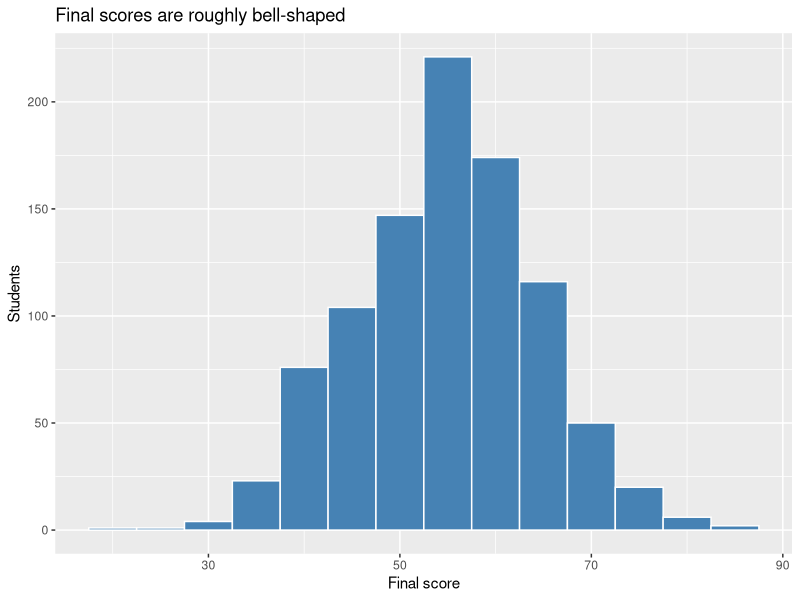
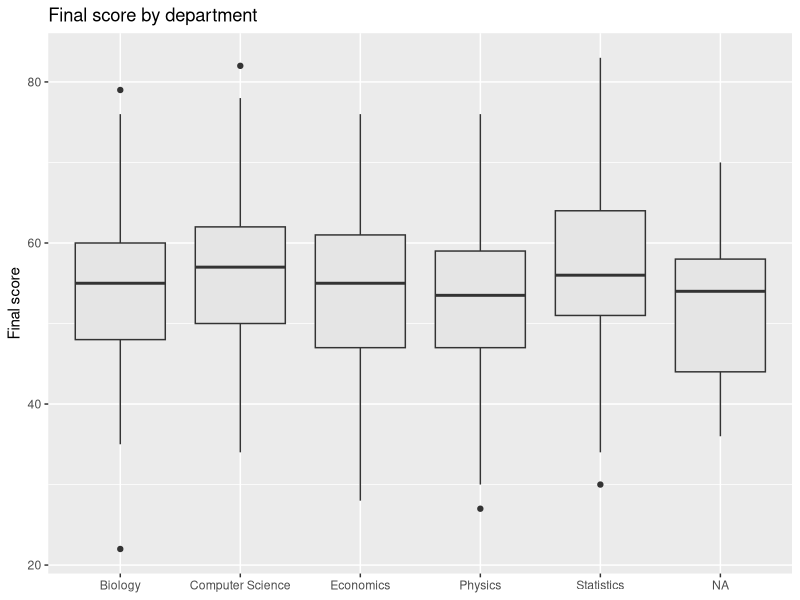
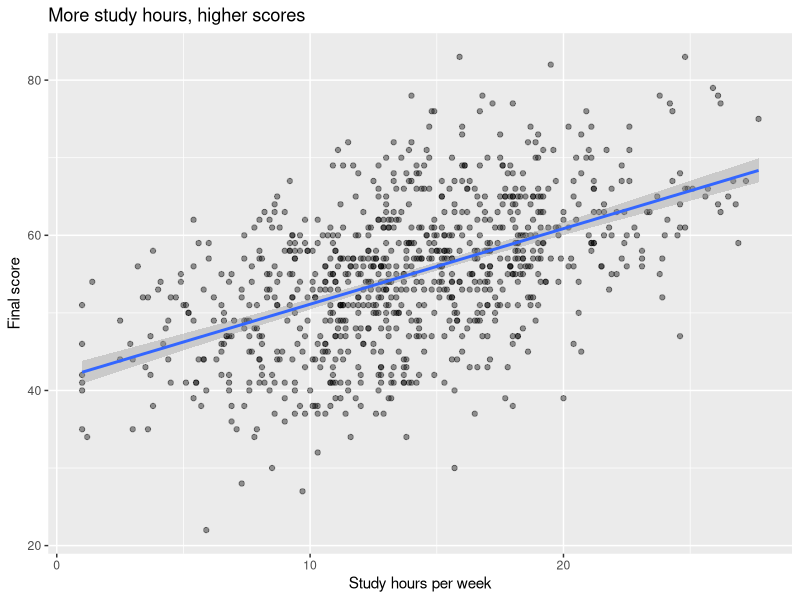
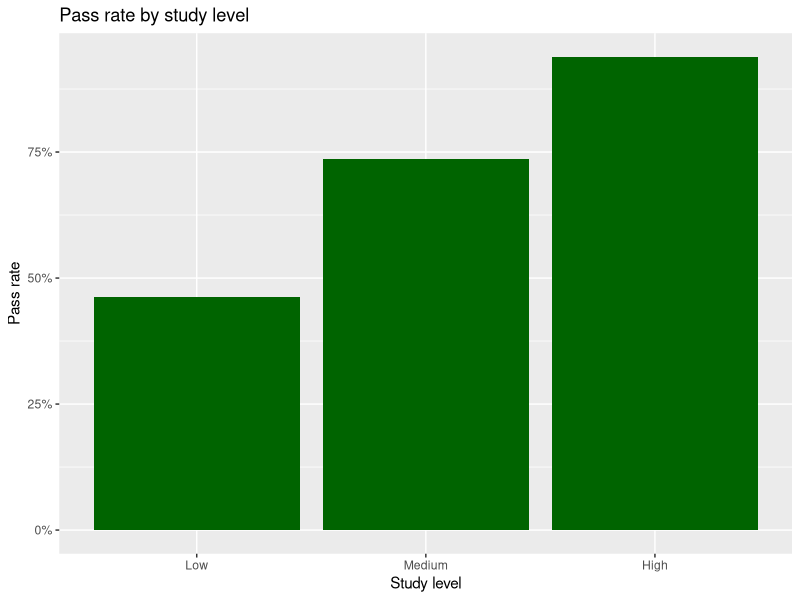
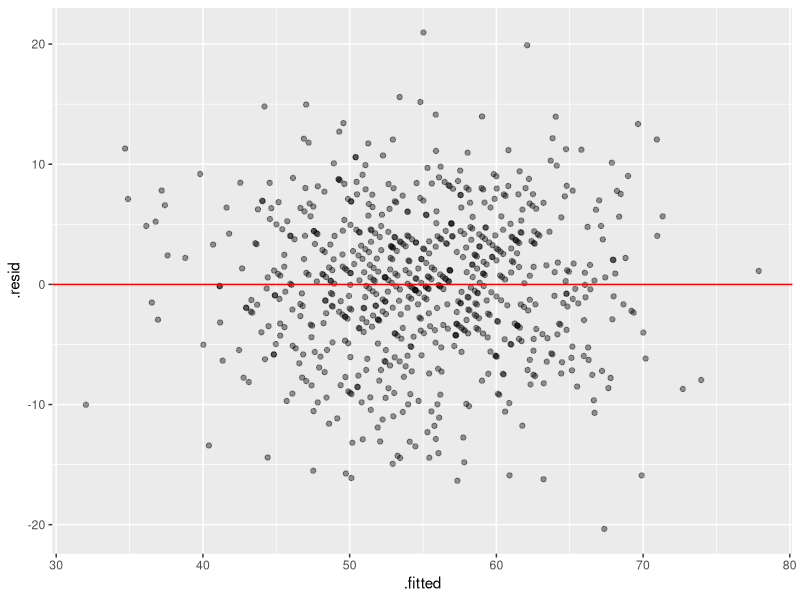
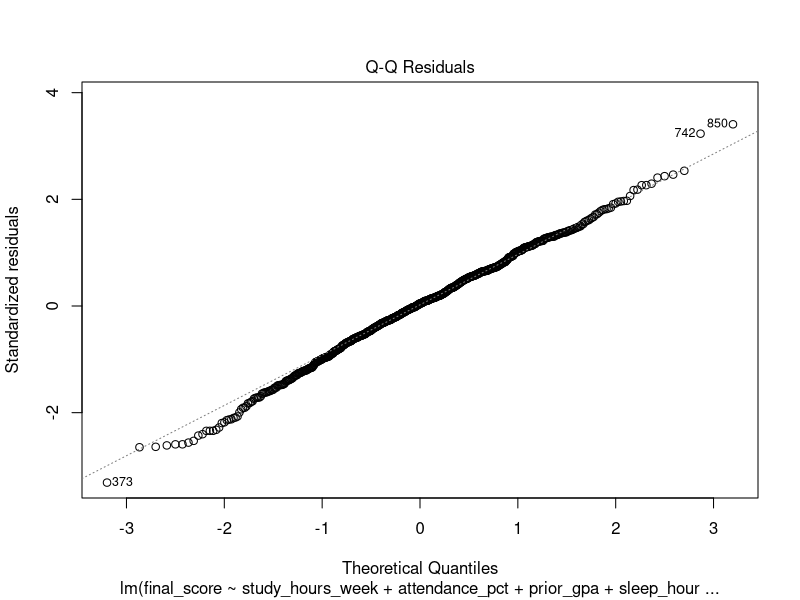

These charts were generated, in order, by the following R code:
library(tidyverse)
library(broom)

# import and inspection

raw <- read_csv("student_performance.csv", na=c("", "NA", "N/A", "-"))
glimpse(raw)

raw |> summarise(across(everything(), \(x) sum(is.na(x))))
sum(duplicated(raw))

raw |> count(gender)
raw |> count(department)
raw |> count(part_time_job)


# data cleaning

clean <- raw |>
  distinct() |>
  mutate(
    gender = case_when(
      str_to_lower(str_trim(gender)) %in% c("f", "female") ~ "Female",
      str_to_lower(str_trim(gender)) %in% c("m", "male")   ~ "Male"),
    department = str_to_title(str_squish(department)),
    part_time_job = case_when(
      str_to_lower(str_trim(part_time_job)) %in% c("y", "yes") ~ "Yes",
      str_to_lower(str_trim(part_time_job)) %in% c("n", "no")  ~ "No"),
    attendance_pct   = parse_number(as.character(attendance_pct)),
    study_hours_week = if_else(study_hours_week > 80, NA, study_hours_week),
    attendance_pct   = if_else(attendance_pct > 100, NA, attendance_pct),
    sleep_hours      = if_else(sleep_hours < 3 | sleep_hours > 12, NA, sleep_hours),
    final_score      = if_else(final_score < 0 | final_score > 100, NA, final_score)
  ) |>
  filter(!is.na(final_score))


names(clean)
nrow(clean)
count(clean, gender)
count(clean, department)
summary(clean)



# Feature engineering

clean <- clean |>
  mutate(
    passed      = if_else(final_score >= 50, 1, 0),
    grade       = case_when(final_score >= 70 ~ "A",
                            final_score >= 60 ~ "B",
                            final_score >= 50 ~ "C",
                            TRUE              ~ "F"),
    improvement = final_score - midterm_score,
    study_level = case_when(study_hours_week < 10 ~ "Low",
                            study_hours_week < 18 ~ "Medium",
                            study_hours_week >= 18 ~ "High"),
    sleep_group = if_else(sleep_hours < 6, "Short", "Enough"),
    attend_c    = attendance_pct - mean(attendance_pct, na.rm = TRUE),
    study_level = factor(study_level, levels = c("Low", "Medium", "High")),
    grade       = factor(grade, levels = c("F", "C", "B", "A")),
    across(c(gender, department, part_time_job, sleep_group), as.factor)
  )


# Visualization

p1 <- ggplot(clean, aes(final_score)) +
  geom_histogram(binwidth = 5, fill = "steelblue", colour = "white") +
  labs(title = "Final scores are roughly bell-shaped",
       x = "Final score", y = "Students")

p2 <- ggplot(clean, aes(department, final_score)) +
  geom_boxplot(fill = "grey90") +
  labs(title = "Final score by department", x = NULL, y = "Final score")

p3 <- ggplot(clean, aes(study_hours_week, final_score)) +
  geom_point(alpha = 0.4) +
  geom_smooth(method = "lm") +
  labs(title = "More study hours, higher scores",
       x = "Study hours per week", y = "Final score")

p4 <- clean |>
  drop_na(study_level) |>
  summarise(pass_rate = mean(passed), .by = study_level) |>
  ggplot(aes(study_level, pass_rate)) +
  geom_col(fill = "darkgreen") +
  scale_y_continuous(labels = scales::percent) +
  labs(title = "Pass rate by study level", x = "Study level", y = "Pass rate")

p1; p2; p3; p4        # shows the plots


# Generate the clean CSV

write_csv(clean, "stdnt_perf_clean.csv")



# Fitting models


# simple linear regression

m1 <- lm(final_score ~ study_hours_week, data = clean)
tidy(m1, conf.int = TRUE)
glance(m1)


# multiple linear regression

m2 <- lm(final_score ~ study_hours_week + attendance_pct + prior_gpa +
           sleep_hours + part_time_job + department, data = clean)
tidy(m2, conf.int = TRUE)
glance(m2)


# diagnostics: is the model behaving?

aug <- augment(m2)
ggplot(aug, aes(.fitted, .resid)) +
  geom_point(alpha = 0.4) +
  geom_hline(yintercept = 0, colour = "red")

plot(m2, which = 2)


# train/test: honest accuracy

set.seed(230)
model_data <- clean |>
  drop_na(study_hours_week, attendance_pct, prior_gpa,
          sleep_hours, part_time_job, department)

train <- slice_sample(model_data, prop = 0.8)
test  <- anti_join(model_data, train, by = "student_id")

a <- lm(final_score ~ study_hours_week, data = train)
b <- lm(final_score ~ study_hours_week + attendance_pct + prior_gpa +
          sleep_hours + part_time_job + department, data = train)

rmse <- function(model, data) {
  sqrt(mean((data$final_score - predict(model, data))^2))
}
rmse(a, test); rmse(b, test)


# logistic regression: pass/fail

lg <- glm(passed ~ study_hours_week + attendance_pct + prior_gpa +
            sleep_hours + part_time_job,
          data = train, family = binomial)

tidy(lg, exponentiate = TRUE, conf.int = TRUE) |>
  filter(term != "(Intercept)")

test <- test |>
  mutate(p_hat = predict(lg, test, type = "response"),
         pred  = if_else(p_hat >= 0.5, 1, 0))

count(test, passed, pred)
mean(test$pred == test$passed)
